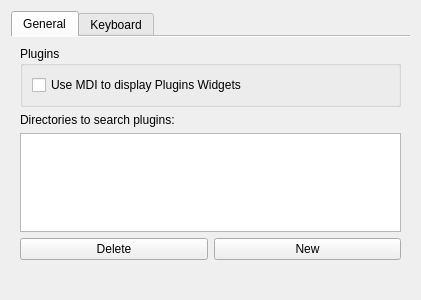
<?xml version="1.0" encoding="UTF-8"?>
<ui version="4.0">
 <class>EnvironmentPreferencesWidget</class>
 <widget class="QWidget" name="EnvironmentPreferencesWidget">
  <property name="geometry">
   <rect>
    <x>0</x>
    <y>0</y>
    <width>421</width>
    <height>300</height>
   </rect>
  </property>
  <property name="windowTitle">
   <string>Form</string>
  </property>
  <layout class="QHBoxLayout" name="horizontalLayout">
   <item>
    <widget class="QTabWidget" name="tabWidget">
     <property name="tabShape">
      <enum>QTabWidget::Rounded</enum>
     </property>
     <property name="currentIndex">
      <number>0</number>
     </property>
     <property name="elideMode">
      <enum>Qt::ElideNone</enum>
     </property>
     <property name="usesScrollButtons">
      <bool>true</bool>
     </property>
     <property name="documentMode">
      <bool>true</bool>
     </property>
     <property name="tabsClosable">
      <bool>false</bool>
     </property>
     <property name="movable">
      <bool>false</bool>
     </property>
     <widget class="QWidget" name="tab_General">
      <attribute name="title">
       <string>General</string>
      </attribute>
      <layout class="QVBoxLayout" name="verticalLayout">
       <item>
        <widget class="QGroupBox" name="groupBox_Plugins">
         <property name="sizePolicy">
          <sizepolicy hsizetype="Preferred" vsizetype="Expanding">
           <horstretch>0</horstretch>
           <verstretch>0</verstretch>
          </sizepolicy>
         </property>
         <property name="title">
          <string>Plugins</string>
         </property>
         <layout class="QGridLayout" name="gridLayout">
          <item row="0" column="0">
           <widget class="QCheckBox" name="checkBox">
            <property name="text">
             <string>Use MDI to display Plugins Widgets</string>
            </property>
           </widget>
          </item>
         </layout>
        </widget>
       </item>
       <item>
        <widget class="QLabel" name="label">
         <property name="text">
          <string>Directories to search plugins:</string>
         </property>
        </widget>
       </item>
       <item>
        <widget class="QListView" name="listView"/>
       </item>
       <item>
        <layout class="QHBoxLayout" name="horizontalLayout_2">
         <item>
          <widget class="QPushButton" name="pushButton_2">
           <property name="text">
            <string>Delete</string>
           </property>
          </widget>
         </item>
         <item>
          <widget class="QPushButton" name="pushButton">
           <property name="text">
            <string>New</string>
           </property>
          </widget>
         </item>
        </layout>
       </item>
       <item>
        <widget class="QLabel" name="label_Status">
         <property name="sizePolicy">
          <sizepolicy hsizetype="Preferred" vsizetype="Minimum">
           <horstretch>0</horstretch>
           <verstretch>0</verstretch>
          </sizepolicy>
         </property>
         <property name="text">
          <string/>
         </property>
        </widget>
       </item>
      </layout>
     </widget>
     <widget class="QWidget" name="tab_2">
      <attribute name="title">
       <string>Keyboard</string>
      </attribute>
     </widget>
    </widget>
   </item>
  </layout>
 </widget>
 <resources/>
 <connections/>
</ui>
